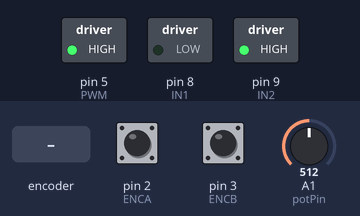
A sketch run on a simulated Arduino Uno, built with avr-gcc and run on an emulated ATmega328P. Parts: switched loads named in the sketch (green lamp = pin HIGH). Inputs (shaded band) come from the test bench; at power-on: A1 (potPin) = 512, pin 2 (ENCA) HIGH, pin 3 (ENCB) HIGH. What the sketch prints to the serial monitor is not drawn.

Above: at 1.2 s.
1.3 s: A1 (potPin) set to 181
2.8 s: A1 (potPin) set to 153
5.8 s: rotary encoder on pin 2 (ENCA) / pin 3 (ENCB) turned 3 steps (first pin leading)
Timing chart, 0 to 8.8 s (numbered marks = the images above; inputs shaded):
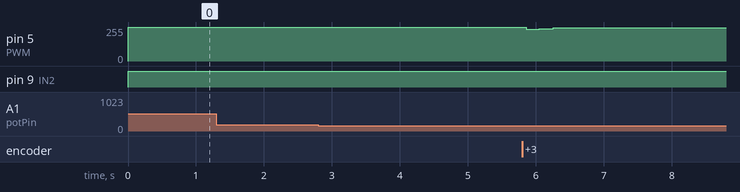

Measured:
- after the input at 1.3 s, every drawn part: stays the same
- after the input at 2.8 s, every drawn part: stays the same
- after the input at 5.8 s, pin 5 (PWM): 255/255 → 239/255 after 0.06 s, → 243/255 0.19 s later, → 248/255 0.20 s later

The sketch:

PID_POSN_CTRL_copy.ino
```cpp
// #define ENCA 2 //Blue wire; encoder A
// #define ENCB 3 // Purple wire; encoder B
// #define PWM 5 // Enable pin capable of PWM
// #define IN1 8 // Enable Dir1 pin
// #define IN2 9 //Enable Dir2 pin

// // const int ENCODER_RESOLUTION_GEARBOX = 700;  // CPR (counts per revolution) for gearbox shaft
// // const int ENCODER_RESOLUTION_MOTOR = 16 * 43.8;  // Adjusted CPR for motor shaft

// const int potPin = A1; //Potentiometer
// volatile int32_t motor_posn = 0;

// int motor_speed, mapped_speed;
// float target = 0;

// long prevT = 0;
// float eprev = 0;
// float eintegral = 0;

// void setup() {
//   Serial.begin(9600);
//   pinMode(ENCA,INPUT_PULLUP);
//   pinMode(ENCB,INPUT_PULLUP);

//   pinMode(PWM, OUTPUT);
//   pinMode(IN1,OUTPUT);
//   pinMode(IN2,OUTPUT);

//   attachInterrupt(digitalPinToInterrupt(ENCA),readEncoder,RISING);
// }


// void loop() {
//   // set target position

//   // target = target*sin(prevT/1e6);
//   target = analogRead(potPin);
//   target = map(target, 0, 1023, 0, 360);
//   // Tunable gains
//   float kp = 1.1;
//   float kd = 0.01;
//   float ki = 0.5;

//   //Time difference
//   long currT = micros(); //Current time in microseconds

//   float deltaT = ((float)(currT-prevT))/1.0e6;

//   prevT = currT;

//   int pos;
//   noInterrupts();
//   pos = motor_posn;
//   interrupts();
//   // Serial.println("Motor posn set initially");

//   //error
//   int e = -target+pos; //Switched this motor will continuously spin if not

//   //derivative
//   float dedt = (e-eprev)/(deltaT);
//   // Serial.print("Derivative term: ");
//   // Serial.println(dedt);

//   //integral
//   eintegral = eintegral + e*deltaT;

//   //control signal
//   float u = kp*e + kd*dedt + ki*eintegral;

//   // motor power
//   float pwr = fabs(u);
//   if (pwr>255){
//     pwr = 255;
//   }

//   //motor direction
//   int dir = 1;
//   if(u<0){
//     dir = -1;
//   }

//   //signal the motor
//   setMotorPosn(dir,pwr,PWM, IN1, IN2);

//   // store previous error
//   eprev = 0;
//   // eprev = e;

//  Serial.print("Target Posn: ");
//   Serial.print(target);
//   Serial.print(" ");

//   Serial.print("Motor Posn: ");
//   Serial.println(motor_posn);
//   // delay(200000);
//   // Serial.println();
// }

// void setMotorPosn(int dir, int pwmVal, int pwm, int in1, int in2){
//   analogWrite(pwm, pwmVal);
//   if (dir == 1){
//     digitalWrite(in1,HIGH);
//     digitalWrite(in2,LOW);
//   }
//   else if (dir == -1){
//     digitalWrite(in1,LOW);
//     digitalWrite(in2,HIGH);
//   }
//   else{
//       digitalWrite(in1,LOW);
//       digitalWrite(in2,LOW);
//   }
// }

// void readEncoder(){
//   int b = digitalRead(ENCB); //Reads encoder b
//   if(b>0){
//     motor_posn++;
//   }
//   else{
//     motor_posn--;
//   }
// }

#include <util/atomic.h> // For the ATOMIC_BLOCK macro

#define ENCA 2 //Blue wire; encoder A
#define ENCB 3 // Purple wire; encoder B
#define PWM 5 // Enable pin capable of PWM
#define IN1 8 // Enable Dir1 pin
#define IN2 9 //Enable Dir2 pin
const int potPin = A1; //Potentiometer
volatile int posi = 0;
long prevT = 0;
float eprev = 0;
float eintegral = 0;

void setup() {
  Serial.begin(9600);
  pinMode(ENCA,INPUT);
  pinMode(ENCB,INPUT);
  attachInterrupt(digitalPinToInterrupt(ENCA),readEncoder,RISING);

  pinMode(PWM,OUTPUT);
  pinMode(IN1,OUTPUT);
  pinMode(IN2,OUTPUT);

  Serial.println("target pos");
}

void loop() {

  // set target position
  int target = analogRead(potPin);
  target = map(target, 0, 1023, 0, 360);

  float kp = 1;
  float kd = 0.025;
  float ki = 0.0;

  // time difference
  long currT = micros();
  float deltaT = ((float) (currT - prevT))/( 1.0e6 );
  prevT = currT;

  int pos;
  noInterrupts();
  pos = posi;
  interrupts();
  // error
  int e = pos - target;

  // derivative
  float dedt = (e-eprev)/(deltaT);

  // integral
  eintegral = eintegral + e*deltaT;

  // control signal
  float u = kp*e + kd*dedt + ki*eintegral;

  // motor power
  float pwr = fabs(u);
  if( pwr > 255 ){
    pwr = 255;
  }

  // motor direction
  int dir = 1;
  if(u<0){
    dir = -1;
  }

  // signal the motor
  setMotor(dir,pwr,PWM,IN1,IN2);


  // store previous error
  eprev = 0;

  Serial.print(target);
  Serial.print(" ");
  Serial.print(pos);
  Serial.println();
}

void setMotor(int dir, int pwmVal, int pwm, int in1, int in2){
  analogWrite(pwm,pwmVal);
  if(dir == 1){
    digitalWrite(in1,HIGH);
    digitalWrite(in2,LOW);
  }
  else if(dir == -1){
    digitalWrite(in1,LOW);
    digitalWrite(in2,HIGH);
  }
  else{
    digitalWrite(in1,LOW);
    digitalWrite(in2,LOW);
  }
}

void readEncoder(){
  int b = digitalRead(ENCB);
  if(b > 0){
    posi++;
  }
  else{
    posi--;
  }
}
```
